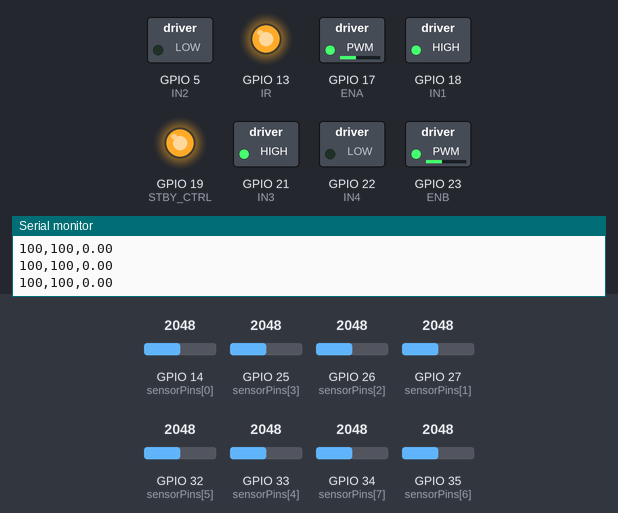
Bench run of a sketch on a simulated ESP32. Shown: switched loads named in the sketch (green lamp = pin HIGH), output pins drawn as LEDs (lit = HIGH), the last lines printed to the serial monitor. The test bench sets the inputs (shaded band); at power-on: GPIO 14 (sensorPins[0]) = 2048, GPIO 25 (sensorPins[3]) = 2048, GPIO 26 (sensorPins[2]) = 2048, GPIO 32 (sensorPins[5]) = 2048, GPIO 34 (sensorPins[7]) = 2048, GPIO 33 (sensorPins[4]) = 2048, GPIO 27 (sensorPins[1]) = 2048, GPIO 35 (sensorPins[6]) = 2048.

Above: at 1.2 s.
1.3 s: GPIO 14 (sensorPins[0]) set to 3540
At 2.5 s:
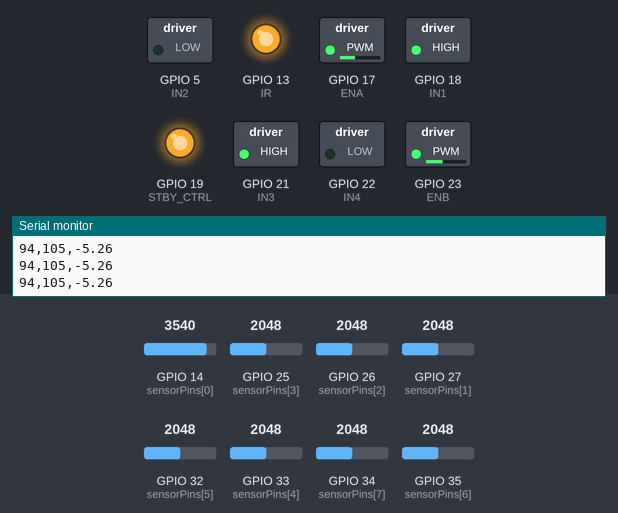
2.8 s: GPIO 25 (sensorPins[3]) set to 3540
At 3.1 s:
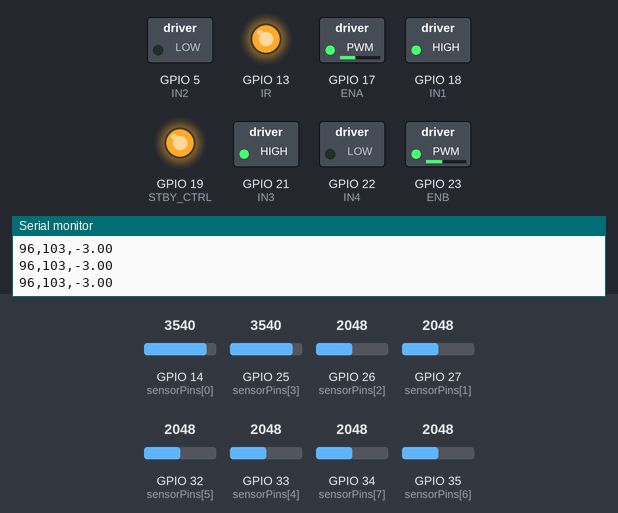
4.3 s: GPIO 26 (sensorPins[2]) set to 3540
At 5.4 s:
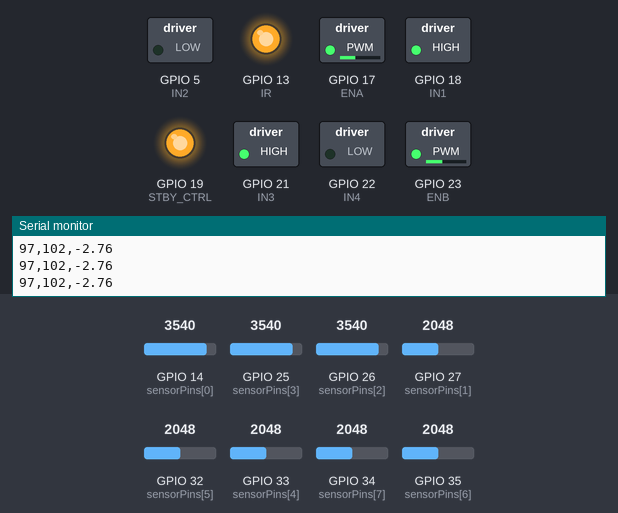
5.8 s: GPIO 32 (sensorPins[5]) set to 3540
At 7.0 s:
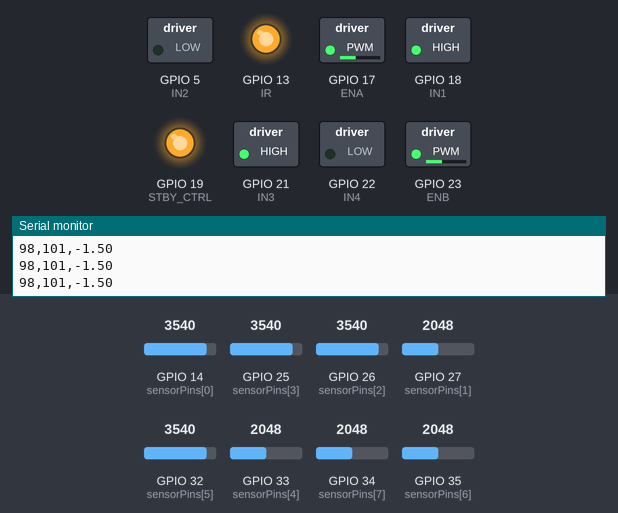
7.3 s: GPIO 34 (sensorPins[7]) set to 3540
At 8.5 s:
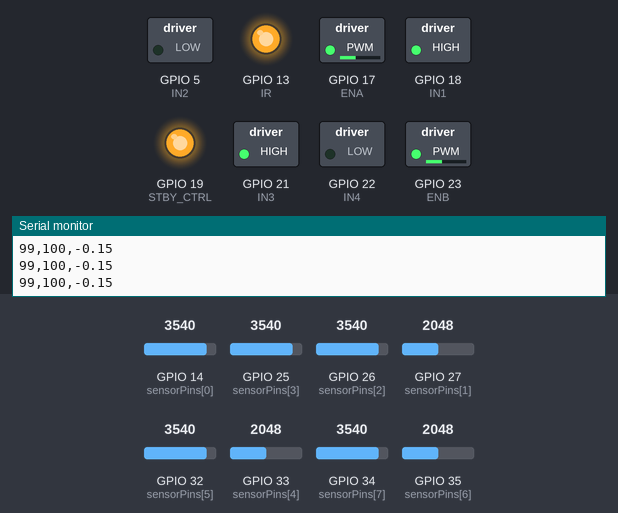
8.8 s: GPIO 33 (sensorPins[4]) set to 3540
At 31.2 s:
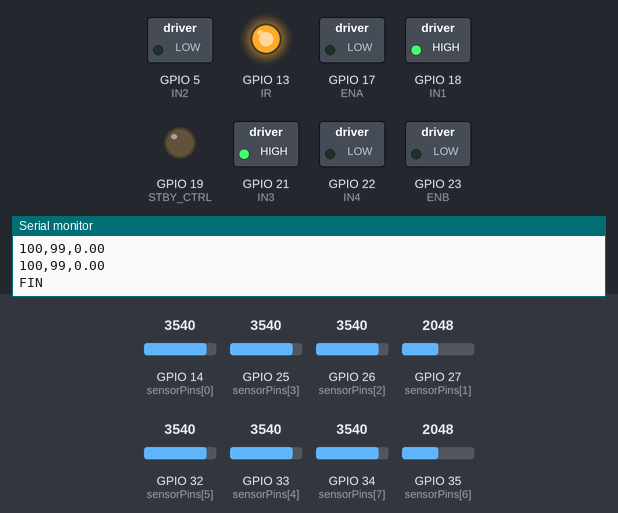
Timing chart, 0 to 31.5 s (numbered marks = the images above; inputs shaded):
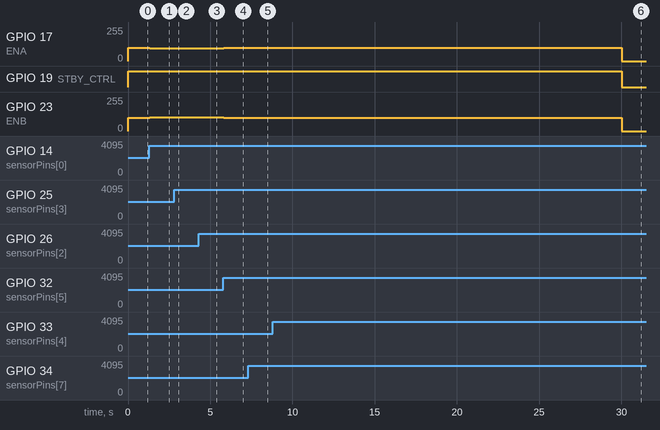

The sketch:

caracterizacion_felipe.ino
```cpp
// ========= Configuración de sensores =========
const int sensorPins[8] = {14, 27, 26, 25, 33, 32, 35, 34};
int sensorValues[8];

// Ángulos por sensor (grados)
float sensorAngles[8] = {-5.26, -3.77, -2.26, -0.75, 0.75, 2.26, 3.77, 5.26};
const int IR = 13;
// Umbral para considerar detección de línea
const int UMBRAL = 3500;

// ========= Puente H / Motores =========
// Motor A (izquierdo)
const int IN1 = 18;
const int IN2 = 5;
const int ENA = 17; // PWM

// Motor B (derecho)
const int IN3 = 21;
const int IN4 = 22;
const int ENB = 23; // PWM

// Standby del puente (si aplica en tu driver)
const int STBY_PIN  = 4;   // Botón (opcional, no usado aquí)
const int STBY_CTRL = 19;  // Control standby del driver

// ========= Control =========
float PWM_Base = 100.0f;   // Velocidad base [0..255]
float Kp       = 1.0f;    // Ganancia proporcional
const int PWM_MIN = 0;
const int PWM_MAX = 255;

// ========= Captura (30 s) =========
const unsigned long DURACION_MS = 30000; // 30 s
const unsigned long TS_MS       = 50;    // periodo de muestreo (~20 Hz)
unsigned long t0 = 0;
bool capturaTerminada = false;

// ========= Estado auxiliar =========
float ultimoAngulo = 0.0f; // para continuar con el último ángulo si nadie supera el umbral

float calcularPosicionAngular() {
  long sumaPond = 0;
  long sumaVals = 0;

  for (int i = 0; i < 8; i++) {
    const int v = sensorValues[i];
    if (v > UMBRAL) {
      sumaPond += (long)v * sensorAngles[i];
      sumaVals += v;
    }
  }

  if (sumaVals == 0) {
    // Ningún sensor superó el umbral: mantener último ángulo (evita “saltos” a 0)
    return ultimoAngulo;
  }

  float ang = (float)sumaPond / (float)sumaVals; // grados
  ultimoAngulo = ang;
  return ang;
}

void setup() {
  Serial.begin(115200);

  // Sensores
  for (int i = 0; i < 8; i++) pinMode(sensorPins[i], INPUT);

  // Puente H
  pinMode(IN1, OUTPUT); pinMode(IN2, OUTPUT); pinMode(ENA, OUTPUT);
  pinMode(IN3, OUTPUT); pinMode(IN4, OUTPUT); pinMode(ENB, OUTPUT);
  pinMode(IR, OUTPUT);
  digitalWrite(IR, HIGH);

  pinMode(STBY_PIN, INPUT_PULLUP);
  pinMode(STBY_CTRL, OUTPUT);
  digitalWrite(STBY_CTRL, HIGH); // habilitar puente

  // Dirección hacia adelante por defecto
  digitalWrite(IN1, HIGH); digitalWrite(IN2, LOW);
  digitalWrite(IN3, HIGH); digitalWrite(IN4, LOW);

  t0 = millis();

  // (Opcional) encabezado para depuración
  // Serial.println("PWM_A,PWM_B,Angulo");
}

void loop() {
  unsigned long t = millis();

  if (!capturaTerminada && (t - t0) <= DURACION_MS) {
    // ======= Medición de sensores =======
    for (int i = 0; i < 8; i++) sensorValues[i] = analogRead(sensorPins[i]);

    // ======= Ángulo (salida) =======
    float ang = calcularPosicionAngular(); // grados (negativo izq, positivo der)

    // ======= Control proporcional =======
    int pwmA = (int)(PWM_Base + Kp * ang); // izq más rápido si ang > 0
    int pwmB = (int)(PWM_Base - Kp * ang); // der más rápido si ang < 0
    pwmA = constrain(pwmA, PWM_MIN, PWM_MAX);
    pwmB = constrain(pwmB, PWM_MIN, PWM_MAX);

    // Aplicar PWM a motores
    analogWrite(ENA, pwmA);
    analogWrite(ENB, pwmB);

    // ======= Envío de datos =======
    Serial.print(pwmA); Serial.print(",");
    Serial.print(pwmB); Serial.print(",");
    Serial.println(ang, 2);

    delay(TS_MS); // periodo de muestreo
  }
  else if (!capturaTerminada) {
    // Fin de los 30 s: detener y avisar
    analogWrite(ENA, 0);
    analogWrite(ENB, 0);
    digitalWrite(STBY_CTRL, LOW); // deshabilitar puente (si aplica)
    Serial.println("FIN");
    capturaTerminada = true;
  }

  // Después de terminar, no hacemos nada más (motores apagados, no se envían datos)
}
```

Measured:
- after the input at 1.3 s, GPIO 17 (ENA): 100/255 → 94/255 at once; GPIO 23 (ENB): 100/255 → 105/255 at once
- after the input at 2.8 s, GPIO 17 (ENA): 94/255 → 96/255 at once; GPIO 23 (ENB): 105/255 → 103/255 at once
- after the input at 4.3 s, GPIO 17 (ENA): 96/255 → 97/255 at once; GPIO 23 (ENB): 103/255 → 102/255 at once
- after the input at 5.8 s, GPIO 17 (ENA): 97/255 → 98/255 at once; GPIO 23 (ENB): 102/255 → 101/255 at once
- after the input at 7.3 s, GPIO 17 (ENA): 98/255 → 99/255 at once; GPIO 23 (ENB): 101/255 → 100/255 at once
- after the input at 8.8 s, GPIO 17 (ENA): 99/255 → 100/255 at once, → 0/255 21.2 s later; GPIO 23 (ENB): 100/255 → 99/255 at once, → 0/255 21.2 s later
